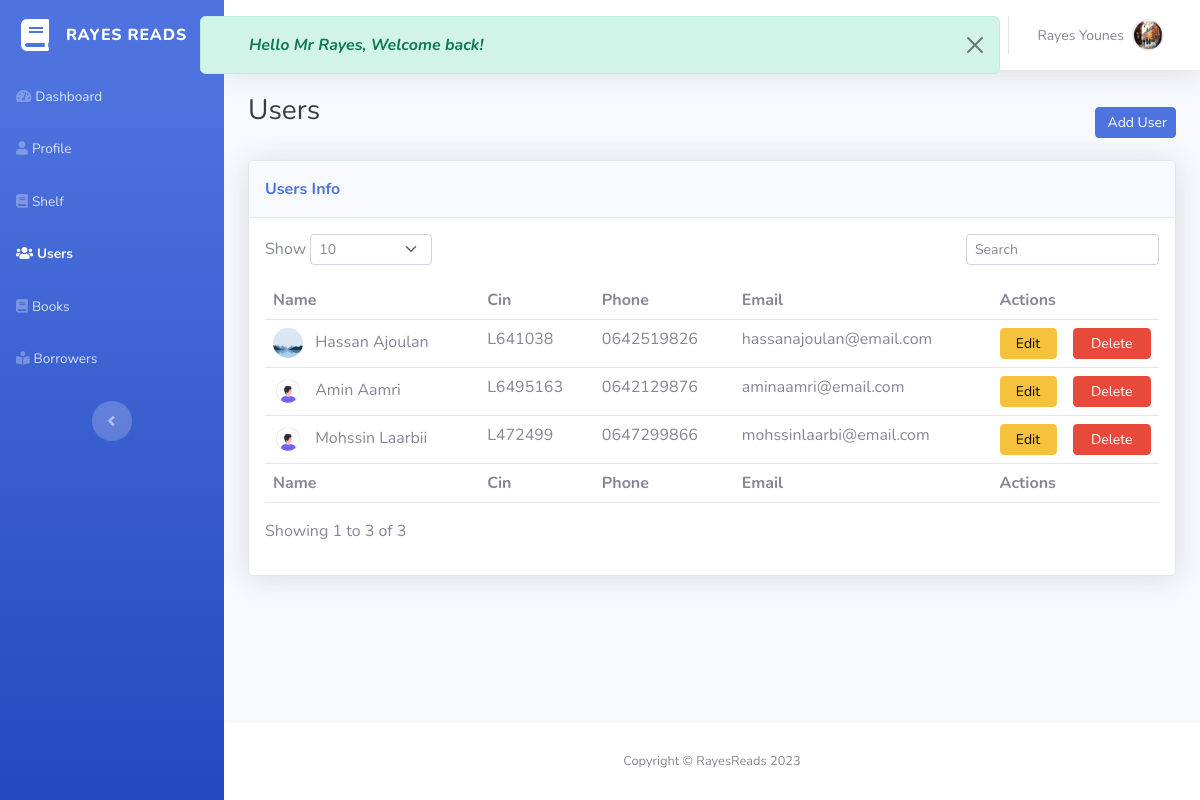
The page /users.php (signed in) on the database as committed earlier.
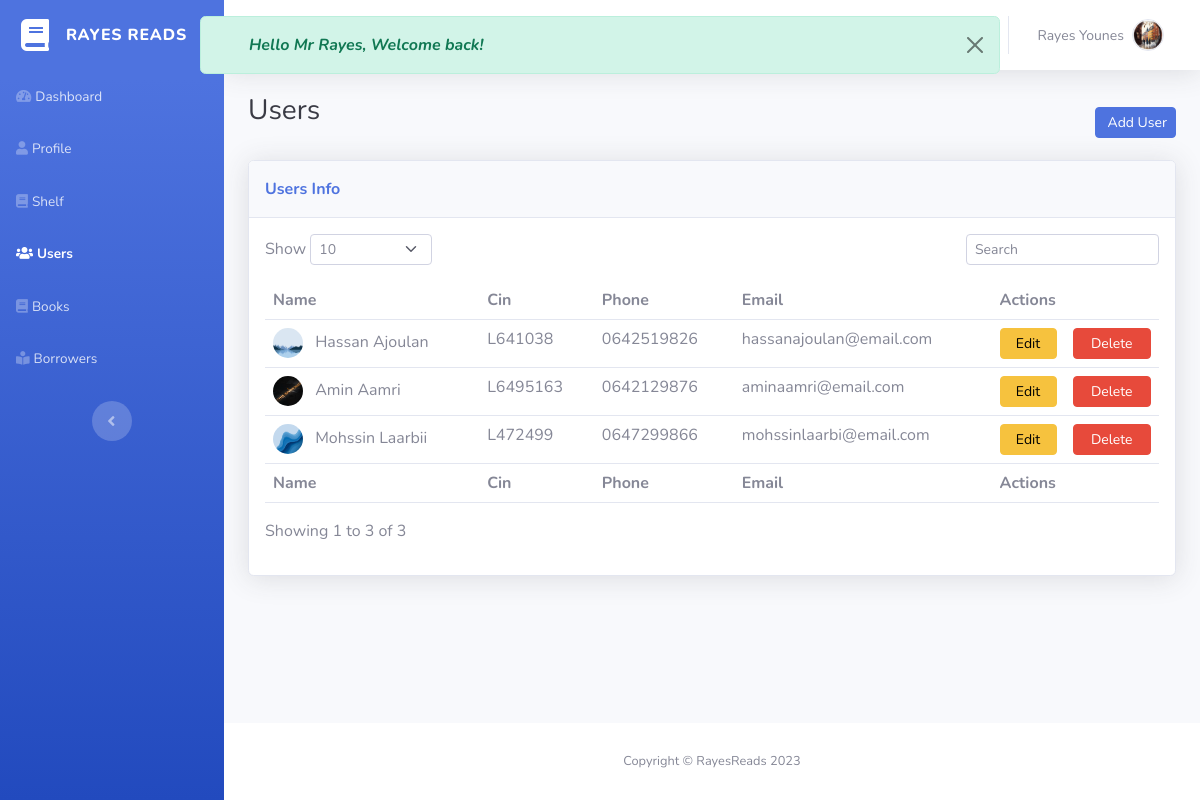
The same page on the database as committed later.
### tables this page shows
CREATE TABLE `users` (
  `ID_User` int(11) NOT NULL,
  `Cin` varchar(255) NOT NULL,
  `First_Name` varchar(255) NOT NULL,
  `Last_Name` varchar(255) NOT NULL,
  `Email` varchar(255) NOT NULL,
  `Phone_Number` varchar(255) NOT NULL,
  `Pass_key` varchar(255) NOT NULL,
  `Is_Admin` tinyint(1) NOT NULL,
  `Avatar` varchar(255) NOT NULL
);

### users.php (the view, shortened to what the changed rows need)
<head>
    <link rel="stylesheet" href="assets/bootstrap/css/bootstrap.min.css">
    <link rel="stylesheet" href="assets/fonts/fontawesome-all.min.css">
    <link rel="stylesheet" href="assets/css/Nunito.css">
    <link rel="stylesheet" href="assets/css/style.css">
    <link rel="stylesheet" href="assets/css/users.css">
</head>
<body id="page-top">
    <div id="wrapper">
        <div class="d-flex flex-column" id="content-wrapper">
            <div id="content">
                <div class="container-fluid">
                    <div class="card shadow">
                        <div class="card-body">
                            <div class="table-responsive table mt-2" id="dataTable" role="grid"
                                aria-describedby="dataTable_info">
                                <table class="table table-hover my-0" id="dataTable">
                                    <thead>
                                        <tr>
                                            <th>Name</th>
                                            <th>Cin</th>
                                            <th>Phone</th>
                                            <th>Email</th>
                                            <th colspan="2">Actions</th>
                                        </tr>
                                    </thead>
                                    <tbody>
                                        <?php
                                        $mysqli = require("db.php");
                                        $sql = "SELECT * FROM users WHERE Is_Admin = 0";
                                        $result = $mysqli->query($sql);
                                        ?>
                                        <?php while ($user = $result->fetch_assoc()) {; ?>
                                            <tr>
                                                <td>
                                                    <img title="" class="rounded-circle me-2" width="30" height="30"
                                                        src="<?php echo $user['Avatar']; ?>">
                                                    <?php echo $user['First_Name'] . ' ' . $user['Last_Name']; ?>
                                                </td>
                                                <td>
                                                    <?php echo $user['Cin']; ?>
                                                </td>
                                                <td>
                                                    <?php echo $user['Phone_Number']; ?>
                                                </td>
                                                <td>
                                                    <?php echo $user['Email']; ?>
                                                </td>
                                                <td>
                                                    <button id="<?php echo $user['ID_User']; ?>"
                                                        class="btn btn-warning btn-sm d-none d-sm-inline-block w-100 updateUserButton"
                                                        type="button">Edit</button>
                                                </td>
                                                <td>
                                                    <a id="" class="btn btn-danger btn-sm d-none d-sm-inline-block w-100"
                                                        href="delete-user-process.php?id=<?php echo $user['ID_User']; ?>">Delete</a>
                                                </td>
                                            </tr>
                                        <?php }
                                        ?>
                                    </tbody>
                                </table>
                            </div>
                        </div>
                    </div>
                </div>
            </div>
        </div>
    </div>
</body>

Rows that differ between the two databases and show on the page:
changed users "Amin": Avatar: picture added in place of a placeholder
changed users "Mohssin": Avatar: picture added in place of a placeholder
